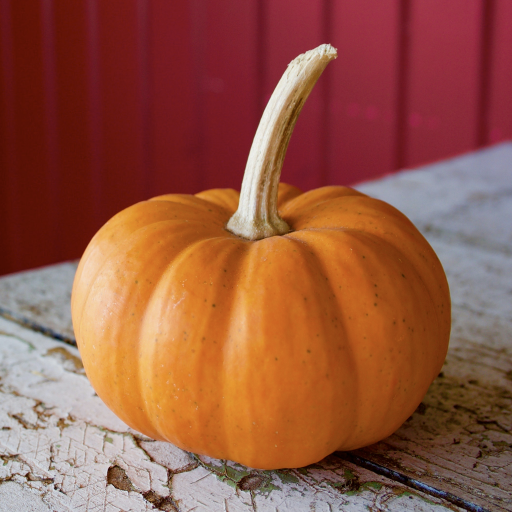
#> input picture demo_assets/input_imgs/pumpkin.png, 1024 x 1024 px (shown at 1/2 size)
$ jupyter execute --allow-errors demo.ipynb
#> lines starting #> are read from the running program, lines starting #| are printed output that depends on the picture
### ip_adapter/utils.py
import torch
import torch.nn.functional as F
import numpy as np
from PIL import Image

attn_maps = {}
# [73 lines left out: functions hook_fn, register_cross_attention_hook, upscale, get_net_attn_map, attnmaps2images, not called in this run]
def is_torch2_available():
    return hasattr(F, "scaled_dot_product_attention")

### demo.ipynb
[cell 1]
from diffusers import StableDiffusionXLControlNetInpaintPipeline, ControlNetModel
from rembg import remove
from PIL import Image
import torch
#> (the rest of this cell did not finish here and is left out)

[cell 2]
base_model_path = "stabilityai/stable-diffusion-xl-base-1.0"
image_encoder_path = "models/image_encoder"
ip_ckpt = "sdxl_models/ip-adapter_sdxl_vit-h.bin"
controlnet_path = "diffusers/controlnet-depth-sdxl-1.0"
device = "cuda"

[cell 3]
torch.cuda.empty_cache()
#> (this line was passed over: torch is not available in this run)

# load SDXL pipeline
#> (the rest of this cell did not finish here and is left out)

[cell 4]
obj = 'pumpkin'
texture = 'cup_glaze'
target_image_path = 'demo_assets/input_imgs/' + obj + '.png'  # Replace with your image path
target_image = Image.open(target_image_path).convert('RGB')
#> (the rest of this cell did not finish here and is left out)

[cell 5]
from PIL import ImageEnhance
gray_target_image = target_image.convert('L').convert('RGB')
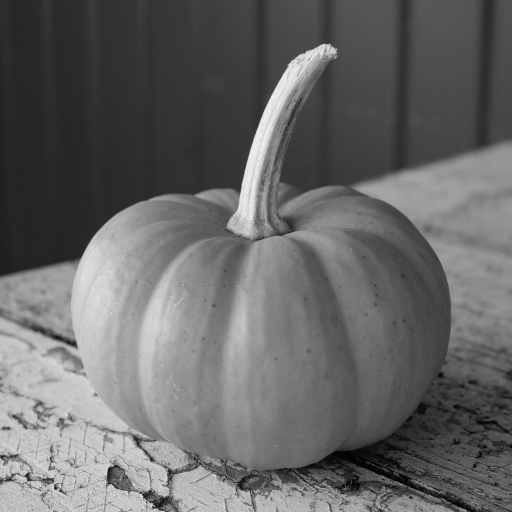
#> gray_target_image: PIL image 1024x1024 RGB (shown at 1/2 size); min 0, max 243, mean 102.3
gray_target_image = ImageEnhance.Brightness(gray_target_image)

# Adjust brightness
# The factor 1.0 means original brightness, greater than 1.0 makes the image brighter. Adjust this if the image is too dim
factor = 1.0  # Try adjusting this to get the desired brightness

gray_target_image = gray_target_image.enhance(factor)
#> (the rest of this cell did not finish here and is left out)
